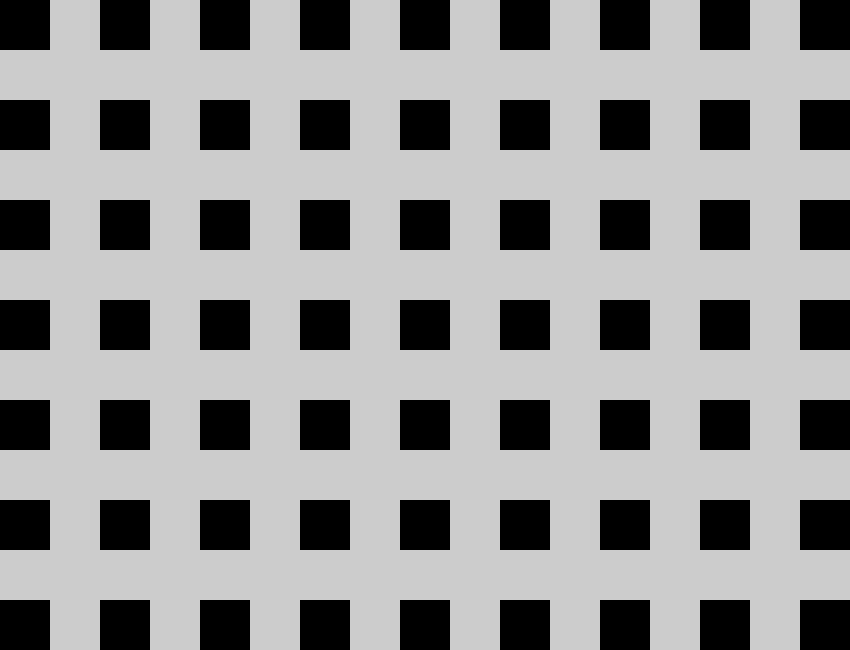
Frame 1 (no input)
Frame 60 (the mouse pressed at the canvas centre just before this capture): identical to frame 1, image omitted
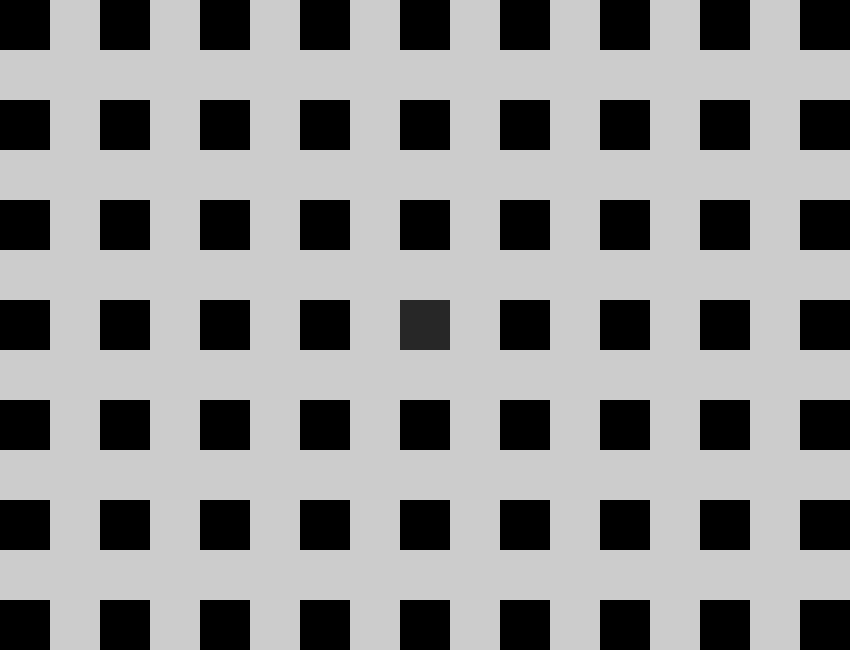
Frame 120 (the mouse held since frame 60 and released just before this capture)

The Processing sketch that drew these frames (run headless with seeded random() and noise(); from frame 60 on, the mouse is pressed at the canvas centre):

// Processing sketch: in_class_btn_nested_forloop
// ── in_class_btn_nested_forloop.pde
int checkStates(float _bx, float _by, float _w, float _h) {
  int result;
  if (mouseX > _bx && mouseX < _bx+_w &&
    mouseY > _by && mouseY < _by+_h) {//hover
    //buttonColor = color(255, 0, 0);
    result = 1;
    if (mousePressed) {//click
      //buttonColor = color(random(255), random(255), random(255));
      result = 2;
    }
  } else {
    //buttonColor = color(100);
    result = 0;
  }
  return result;
}














color btnColor = color(100);
float bx, by, w, h;
void setup() {
  size(850, 650);
  noStroke();
  //bx = width/2;
  //by = height/2;
  w = 50;
  h = 50;
}

void draw() {
  //draw button
  for (int by = 0; by < height; by += 2*h) {
    for (int bx = 0; bx < width; bx += 2*w) {
      int state = checkStates(bx, by, w, h);
      println(state);

      if (state == 0) btnColor = color(0);
      if (state == 1) btnColor = color(255, 0, 0);
      if (state == 2) btnColor = color(random(255));

      fill(btnColor);
      rect(bx, by, w, h);
    }
  }
}
